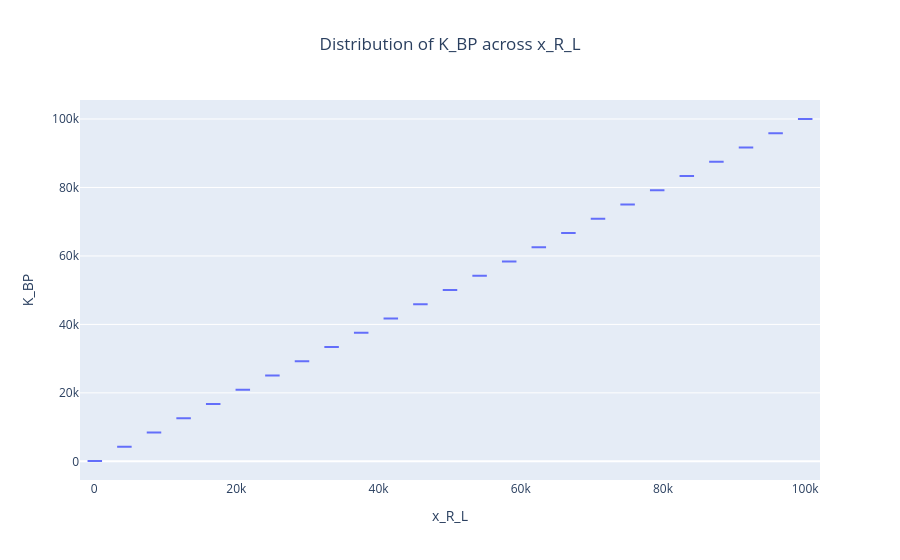

Notebook code cell kept with this figure:
### Code cell
analysis.plot_box(design_var="x_R_L", metric_name="K_BP")

### Figure 1 — Plotly figure (JSON) as saved in the notebook; plotly's stock layout.template omitted (floating-point values rounded to 4 significant figures; data arrays with more than 128 entries replaced by an {"elided": "..."} marker saying what was removed)
{"data": [{"alignmentgroup": "True", "hovertemplate": "x_R_L=%{x}<br>K_BP=%{y}<extra></extra>", "legendgroup": "", "marker": {"color": "#636efa"}, "name": "", "notched": false, "offsetgroup": "", "orientation": "v", "showlegend": false, "type": "box", "x": {"elided": "625 float values"}, "x0": " ", "xaxis": "x", "y": {"elided": "625 float values"}, "y0": " ", "yaxis": "y"}], "layout": {"boxmode": "group", "legend": {"tracegroupgap": 0}, "title": {"text": "Distribution of K_BP across x_R_L", "x": 0.5}, "xaxis": {"anchor": "y", "domain": [0, 1], "title": {"text": "x_R_L"}}, "yaxis": {"anchor": "x", "domain": [0, 1], "title": {"text": "K_BP"}}}}
